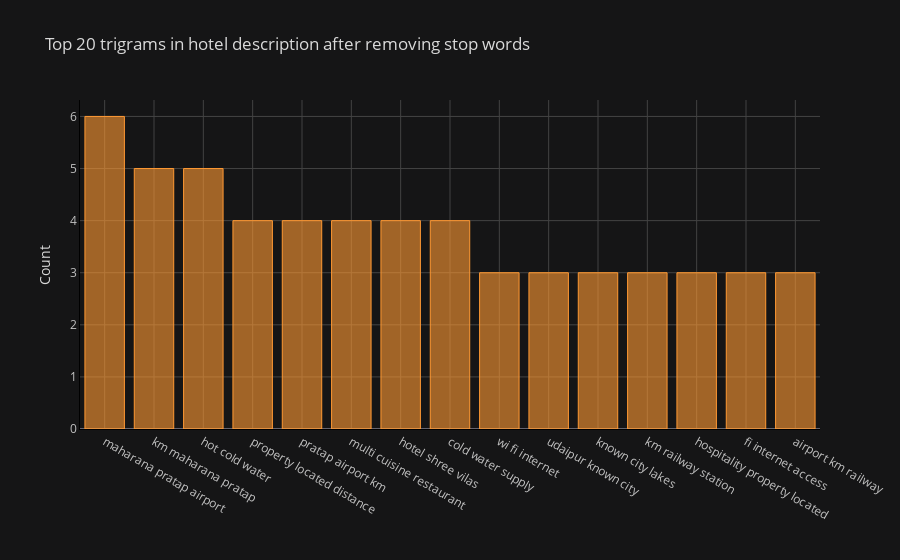

Here is the notebook cell this chart was saved with:
### Code cell
# Function to display the top n trigram after removing stop words
def get_top_n_trigram(corpus, n=None):
    vec = CountVectorizer(ngram_range=(3, 3), stop_words='english').fit(corpus)
    bag_of_words = vec.transform(corpus)
    sum_words = bag_of_words.sum(axis=0) 
    words_freq = [(word, sum_words[0, idx]) for word, idx in vec.vocabulary_.items()]
    words_freq =sorted(words_freq, key = lambda x: x[1], reverse=True)
    return words_freq[:n]
common_words = get_top_n_trigram(df1['hotel_overview'], 15)
df6 = pd.DataFrame(common_words, columns = ['hotel_overview' , 'count'])
df6.groupby('hotel_overview').sum()['count'].sort_values(ascending=False).iplot(kind='bar', yTitle='Count', linecolor='black', title='Top 20 trigrams in hotel description after removing stop words')

### Figure 1 — Plotly figure (JSON) as saved in the notebook; plotly's stock layout.template omitted (floating-point values rounded to 4 significant figures)
{"data": [{"marker": {"color": "rgba(255, 153, 51, 0.6)", "line": {"color": "rgba(255, 153, 51, 1.0)", "width": 1}}, "name": "count", "orientation": "v", "text": "", "type": "bar", "x": ["maharana pratap airport", "km maharana pratap", "hot cold water", "property located distance", "pratap airport km", "multi cuisine restaurant", "hotel shree vilas", "cold water supply", "wi fi internet", "udaipur known city", "known city lakes", "km railway station", "hospitality property located", "fi internet access", "airport km railway"], "y": [6, 5, 5, 4, 4, 4, 4, 4, 3, 3, 3, 3, 3, 3, 3]}], "layout": {"legend": {"bgcolor": "#151516", "font": {"color": "#D9D9D9"}}, "paper_bgcolor": "#151516", "plot_bgcolor": "#151516", "title": {"font": {"color": "#D9D9D9"}, "text": "Top 20 trigrams in hotel description after removing stop words"}, "xaxis": {"gridcolor": "#434343", "linecolor": "black", "showgrid": true, "tickfont": {"color": "#C2C2C2"}, "title": {"font": {"color": "#D9D9D9"}, "text": ""}, "zerolinecolor": "#666570"}, "yaxis": {"gridcolor": "#434343", "linecolor": "black", "showgrid": true, "tickfont": {"color": "#C2C2C2"}, "title": {"font": {"color": "#D9D9D9"}, "text": "Count"}, "zerolinecolor": "#666570"}}}
